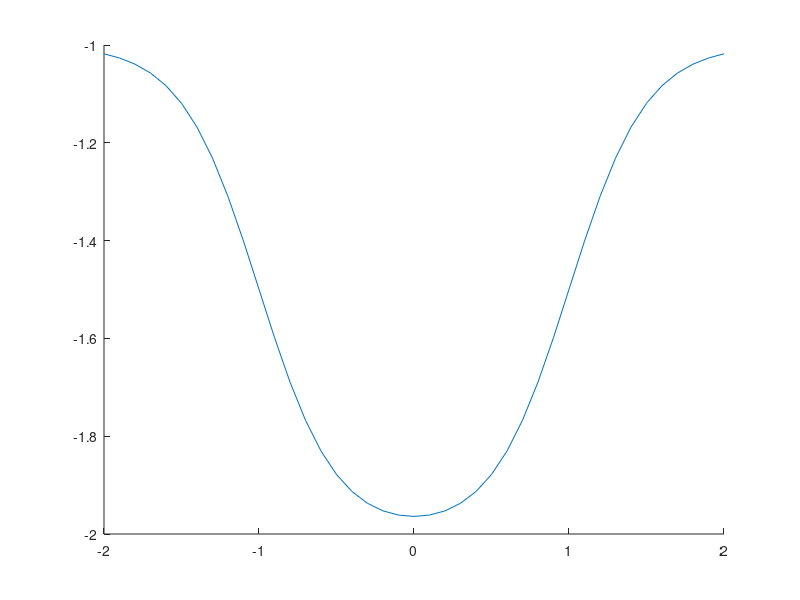

This figure's MATLAB source:
L = @(x) -1 - 1/2 * (tanh(2*x + 2) - tanh(2*x - 2));
dLdx = @(x) sech(2*x + 2).^2 - sech(2*x - 2).^2;
F = @(x, g) -g * dLdx(x) / sqrt(1 + dLdx(x).^2);

nu = 0.3;
dt = 0.1;
T = 20;
steps = T / dt;
dxi = normrnd(0, sqrt(nu * dt), steps, 1);

s = zeros(steps + 1, 2);
s(1, :) = [0 0];

u = zeros(steps, 1);
M = [0 dt 0 0 ; dt 0 dt 1];
for step = 1:steps
    ds = M * [F(s(step, 1), -9.81) s(step, 2) u(step) dxi(step)]';
    s(step + 1, :) = s(step, :) + ds';
    
    clf;
    hold on;
    plot(-2:0.1:2, L(-2:0.1:2));
    plot(s(step, 1), L(s(step, 1)), 'r.', 'MarkerSize', 20);
    xlim([-2 2]);
    hold off;
    drawnow;
    pause(0.01);
end